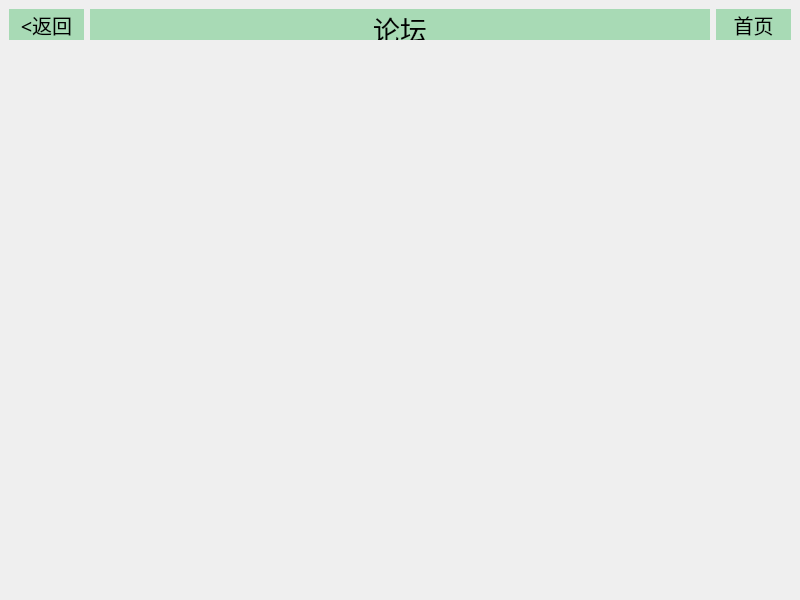
<?xml version="1.0" encoding="UTF-8"?>
<ui version="4.0">
 <class>bbs_up</class>
 <widget class="QMainWindow" name="bbs_up">
  <property name="geometry">
   <rect>
    <x>0</x>
    <y>0</y>
    <width>800</width>
    <height>600</height>
   </rect>
  </property>
  <property name="windowTitle">
   <string>MainWindow</string>
  </property>
  <widget class="QWidget" name="centralwidget">
   <layout class="QVBoxLayout" name="verticalLayout_2">
    <item>
     <layout class="QVBoxLayout" name="verticalLayout">
      <item>
       <layout class="QHBoxLayout" name="top">
        <item>
         <widget class="QPushButton" name="back">
          <property name="enabled">
           <bool>false</bool>
          </property>
          <property name="minimumSize">
           <size>
            <width>75</width>
            <height>31</height>
           </size>
          </property>
          <property name="maximumSize">
           <size>
            <width>75</width>
            <height>31</height>
           </size>
          </property>
          <property name="font">
           <font>
            <family>宋体</family>
            <pointsize>15</pointsize>
            <italic>false</italic>
            <bold>false</bold>
            <stylestrategy>PreferDefault</stylestrategy>
            <hintingpreference>PreferDefaultHinting</hintingpreference>
           </font>
          </property>
          <property name="layoutDirection">
           <enum>Qt::LayoutDirection::LeftToRight</enum>
          </property>
          <property name="styleSheet">
           <string notr="true">color:rgb(0, 0, 0);
font: 15pt &quot;宋体&quot;;
background-color: rgb(168,218,181);
border-color: rgb(168,218,181);
border-radius: 0px;</string>
          </property>
          <property name="text">
           <string>&lt;返回</string>
          </property>
          <property name="autoRepeatInterval">
           <number>100</number>
          </property>
         </widget>
        </item>
        <item>
         <widget class="QLabel" name="page_name">
          <property name="minimumSize">
           <size>
            <width>0</width>
            <height>31</height>
           </size>
          </property>
          <property name="maximumSize">
           <size>
            <width>16777215</width>
            <height>31</height>
           </size>
          </property>
          <property name="font">
           <font>
            <family>宋体</family>
            <pointsize>20</pointsize>
            <italic>false</italic>
            <bold>false</bold>
           </font>
          </property>
          <property name="layoutDirection">
           <enum>Qt::LayoutDirection::LeftToRight</enum>
          </property>
          <property name="styleSheet">
           <string notr="true">color:rgb(0, 0, 0);
font: 20pt &quot;宋体&quot;;
background-color: rgb(168,218,181);
</string>
          </property>
          <property name="text">
           <string>&lt;html&gt;&lt;head/&gt;&lt;body&gt;&lt;p&gt;论坛&lt;/p&gt;&lt;/body&gt;&lt;/html&gt;</string>
          </property>
          <property name="alignment">
           <set>Qt::AlignmentFlag::AlignCenter</set>
          </property>
         </widget>
        </item>
        <item>
         <widget class="QPushButton" name="home_page">
          <property name="enabled">
           <bool>false</bool>
          </property>
          <property name="minimumSize">
           <size>
            <width>75</width>
            <height>31</height>
           </size>
          </property>
          <property name="maximumSize">
           <size>
            <width>75</width>
            <height>31</height>
           </size>
          </property>
          <property name="font">
           <font>
            <family>宋体</family>
            <pointsize>15</pointsize>
            <italic>false</italic>
            <bold>false</bold>
            <stylestrategy>PreferDefault</stylestrategy>
            <hintingpreference>PreferDefaultHinting</hintingpreference>
           </font>
          </property>
          <property name="layoutDirection">
           <enum>Qt::LayoutDirection::LeftToRight</enum>
          </property>
          <property name="styleSheet">
           <string notr="true">color:rgb(0, 0, 0);
font: 15pt &quot;宋体&quot;;
background-color: rgb(168,218,181);
border-color: rgb(168,218,181);
border-radius: 0px;</string>
          </property>
          <property name="text">
           <string>首页</string>
          </property>
          <property name="autoRepeatInterval">
           <number>100</number>
          </property>
         </widget>
        </item>
       </layout>
      </item>
      <item>
       <spacer name="verticalSpacer">
        <property name="orientation">
         <enum>Qt::Orientation::Vertical</enum>
        </property>
        <property name="sizeHint" stdset="0">
         <size>
          <width>20</width>
          <height>40</height>
         </size>
        </property>
       </spacer>
      </item>
     </layout>
    </item>
   </layout>
  </widget>
 </widget>
 <resources/>
 <connections/>
</ui>
